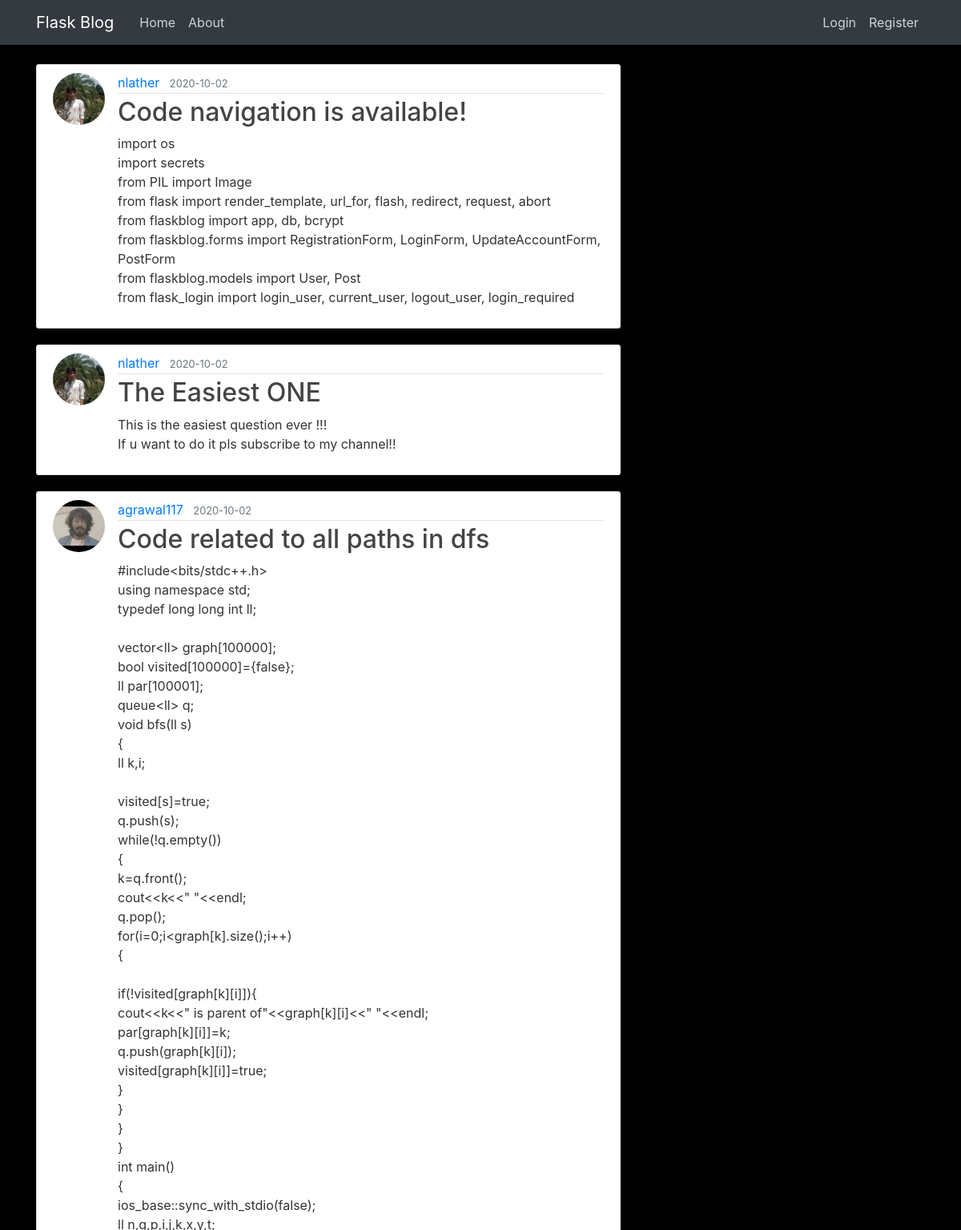
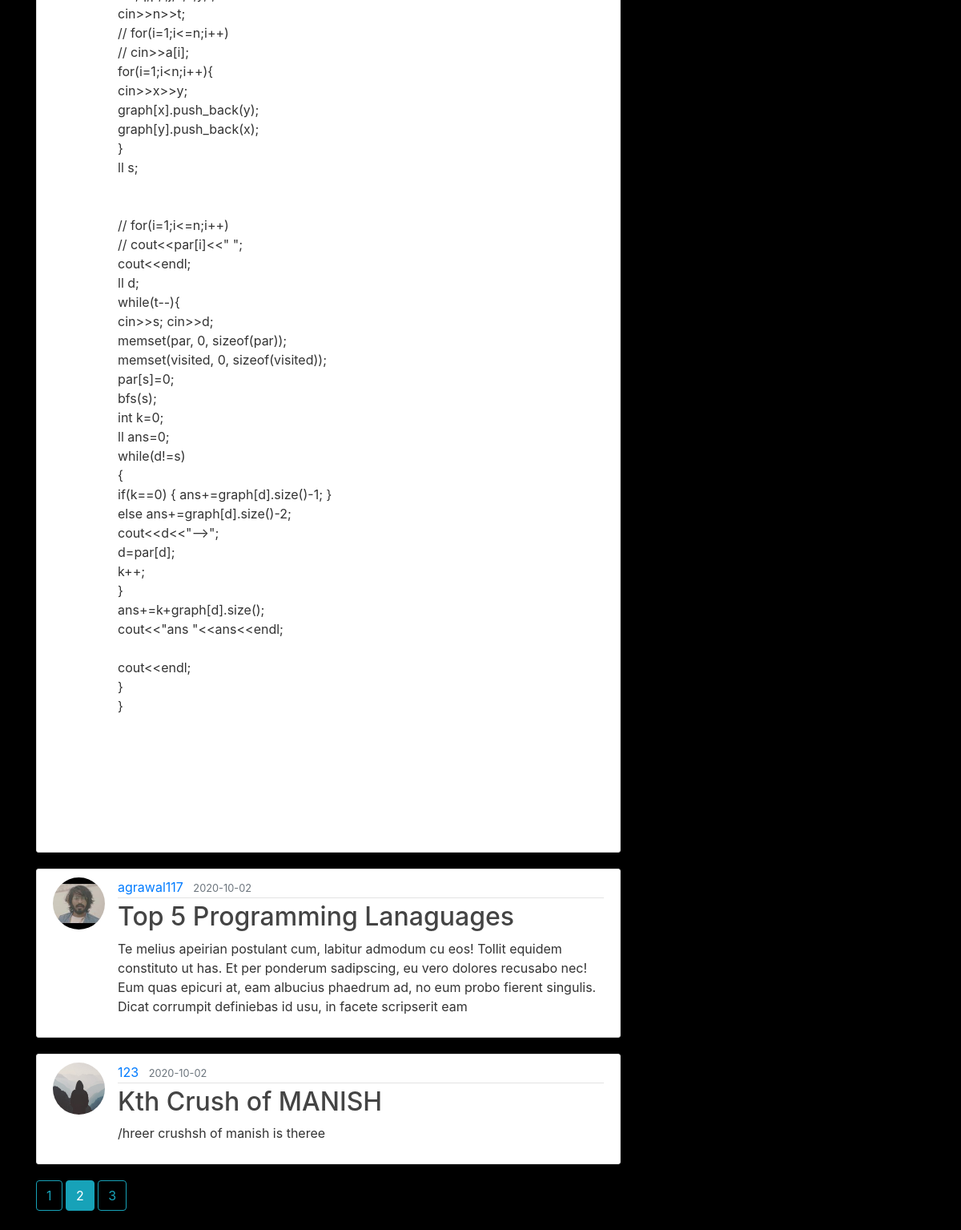
The page /home?page=2 on the database its author committed (2 pictures, top to bottom).
### flaskblog/models.py (models this page shows, shortened)
class Post(db.Model):
    id = db.Column(db.Integer, primary_key=True)
    title = db.Column(db.String(100), nullable=False)
    date_posted = db.Column(db.DateTime, nullable=False, default=datetime.utcnow)
    content = db.Column(db.Text, nullable=False)
    user_id = db.Column(db.Integer, db.ForeignKey('user.id'), nullable=False)

class User(db.Model, UserMixin):
    id = db.Column(db.Integer, primary_key=True)
    username = db.Column(db.String(20), unique=True, nullable=False)
    email = db.Column(db.String(120), unique=True, nullable=False)
    image_file = db.Column(db.String(20), nullable=False, default='default.jpg')
    password = db.Column(db.String(60), nullable=False)
    posts = db.relationship('Post', backref='author', lazy=True)

### flaskblog/routes.py (the view)
@app.route("/home")
def home():
	page = request.args.get('page', 1, type=int)
	posts=Post.query.order_by(Post.date_posted.desc()).paginate(page=page, per_page=5)
	return render_template('home.html',posts=posts)

### flaskblog/templates/home.html
{% extends "layout.html" %}
{% block content %}
    {% for post in posts.items %}
    	<article class="media content-section">
    	  <img class="rounded-circle article-img" src="{{ url_for('static', filename='profile_pics/' + post.author.image_file) }}">
		  <div class="media-body">
		    <div class="article-metadata">
		      <a class="mr-2" href="{{ url_for('user_posts', username=post.author.username) }}">{{ post.author.username }}</a>
		      <small class="text-muted">{{ post.date_posted.strftime('%Y-%m-%d') }}</small>
		    </div>
		    <h2><a class="article-title" href="{{ url_for('post', post_id=post.id) }}">{{ post.title }}</a></h2>
		    <p class="article-content">{{ post.content }}</p>
		  </div>
		</article>
    {% endfor %}
    {% for page_num in posts.iter_pages(left_edge=1, right_edge=1, left_current=1, right_current=2) %}
      {% if page_num %}
        {% if posts.page == page_num %}
          <a class="btn btn-info mb-4" href="{{ url_for('home', page=page_num) }}">{{ page_num }}</a>
        {% else %}
          <a class="btn btn-outline-info mb-4" href="{{ url_for('home', page=page_num) }}">{{ page_num }}</a>
        {% endif %}
      {% else %}
        ...
      {% endif %}
    {% endfor %}
{% endblock %}

### flaskblog/static/main.css (style rules this page uses)
body { background: #000; color: #333333; margin-top: 5rem; }
h1, h2, h3, h4, h5, h6 { color: #444444; }
.content-section { background: #ffffff; padding: 10px 20px; border: 1px solid #dddddd; border-radius: 3px; margin-bottom: 20px; }
.article-title { color: #444444; }
.article-content { white-space: pre-line; }
.article-img { height: 65px; width: 65px; margin-right: 16px; }
.article-metadata { padding-bottom: 1px; margin-bottom: 4px; border-bottom: 1px solid #e3e3e3 }

### rows shown on the page
Post: image_file (picture), author.username "nlather", date_posted "2020-10-02", title "Code navigation is available!", content "import os import secrets from PIL import Image from flask import render_template, url_for, flash, redirect, request, abort from flaskblog import app, db, bcrypt from flaskblog.forms import RegistrationForm, LoginForm, UpdateAccountForm, PostForm from flaskblog.models import User, Post from flask_login import login_user, current_user, logout_user, login_required"
Post: image_file (picture), author.username "nlather", date_posted "2020-10-02", title "The Easiest ONE", content "This is the easiest question ever !!! If u want to do it pls subscribe to my channel!!"
Post: image_file (picture), author.username "agrawal117", date_posted "2020-10-02", title "Code related to all paths in dfs", content "#include<bits/stdc++.h> using namespace std; typedef long long int ll; vector<ll> graph[100000]; bool visited[100000]={false}; ll par[100001]; queue<ll> q; void bfs(ll s) { ll k,i; visited[s]=true; q.push(s); while(!q.empty()) { k=q.front(); cout<<k<<\" \"<<endl; q.pop(); for(i=0;i<graph[k].size();i++) { if(!visited[graph[k][i]]){ cout<<k<<\" is parent of\"<<graph[k][i]<<\" \"<<endl; par[graph[k][i]]=k; q.push(graph[k][i]); visited[graph[k][i]]=true; } } } } int main() { ios_base::sync_with_stdio(false); ll n,q,p,i,j,k,x,y,t; cin>>n>>t; // for(i=1;i<=n;i++) // cin>>a[i]; for(i=1;i<n;i++){ cin>>x>>y; graph[x].push_back(y); graph[y].push_back(x); } ll s; // for(i=1;i<=n;i++) // cout<<par[i]<<\" \";…"
Post: image_file (picture), author.username "agrawal117", date_posted "2020-10-02", title "Top 5 Programming Lanaguages", content "Te melius apeirian postulant cum, labitur admodum cu eos! Tollit equidem constituto ut has. Et per ponderum sadipscing, eu vero dolores recusabo nec! Eum quas epicuri at, eam albucius phaedrum ad, no eum probo fierent singulis. Dicat corrumpit definiebas id usu, in facete scripserit eam"
Post: image_file (placeholder picture), author.username "123", date_posted "2020-10-02", title "Kth Crush of MANISH", content "/hreer crushsh of manish is theree"

### other values the page prints
{{ page_num }} "1" "3"
{{ page_num }} "2"
